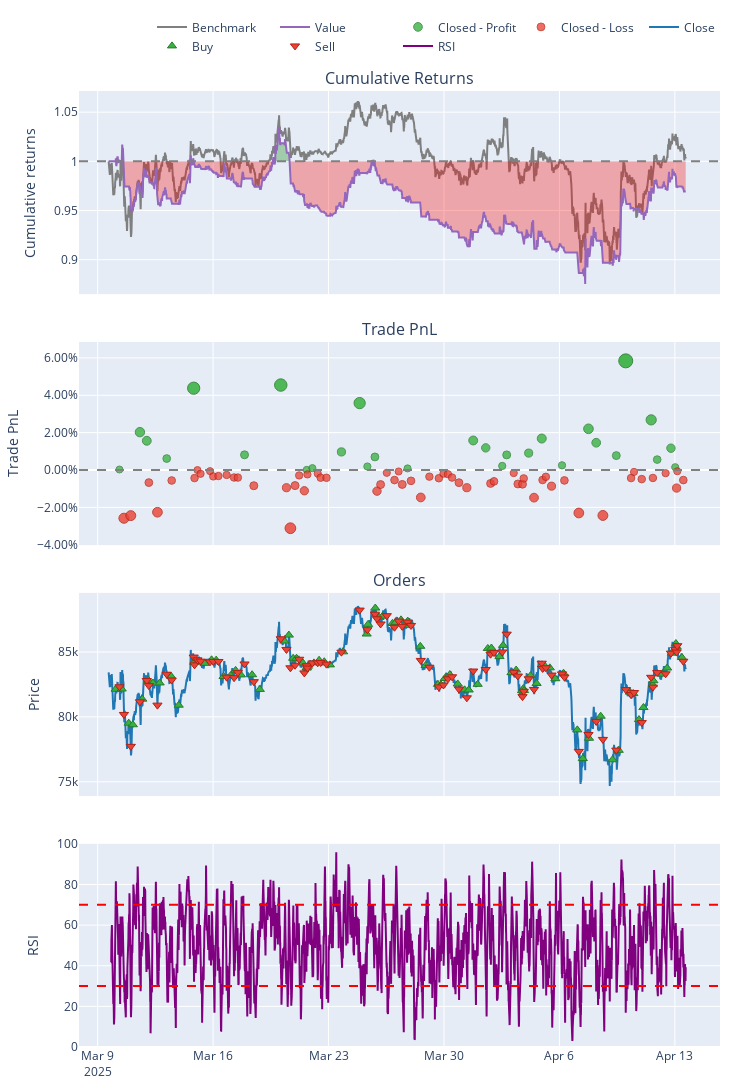

Here is the notebook cell this chart was saved with:
### Code cell
import plotly.graph_objects as go

# 计算布林带
bb = vbt.BBANDS.run(price, window=20, alpha=2)
rsi = vbt.RSI.run(price, window=14)

# 使用 vectorbt 的内置绘图方法
fig = portfolio.plot(
    subplots=['cum_returns', 'trade_pnl', 'orders'],
    make_subplots_kwargs=dict(
        rows=4,  # 指定总行数为4
        cols=1,
        shared_xaxes=True,
        vertical_spacing=0.05
    )
)

# 创建新的RSI子图
fig.add_trace(
    go.Scatter(
        x=price.index,
        y=rsi.rsi,
        name='RSI',
        line=dict(color='purple')
    ),
    row=4, col=1
)
# bb.plot(fig=fig)  # 直接在现有图表上添加布林带

# 添加RSI参考线
fig.add_hline(y=30, line_dash="dash", line_color="red", row=4)
fig.add_hline(y=70, line_dash="dash", line_color="red", row=4)

# 设置RSI的y轴范围
fig.update_yaxes(range=[0, 100], title_text="RSI", row=4, col=1)

fig.show()
